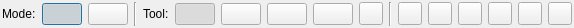
<?xml version="1.0" encoding="UTF-8"?>
<ui version="4.0">
 <class>compassDlg</class>
 <widget class="QDialog" name="compassDlg">
  <property name="geometry">
   <rect>
    <x>0</x>
    <y>0</y>
    <width>495</width>
    <height>28</height>
   </rect>
  </property>
  <property name="sizePolicy">
   <sizepolicy hsizetype="Maximum" vsizetype="Preferred">
    <horstretch>0</horstretch>
    <verstretch>0</verstretch>
   </sizepolicy>
  </property>
  <property name="windowTitle">
   <string>Compass</string>
  </property>
  <layout class="QHBoxLayout">
   <property name="leftMargin">
    <number>2</number>
   </property>
   <property name="topMargin">
    <number>2</number>
   </property>
   <property name="rightMargin">
    <number>2</number>
   </property>
   <property name="bottomMargin">
    <number>2</number>
   </property>
   <item>
    <widget class="QLabel" name="modeLabel_2">
     <property name="text">
      <string>Mode:</string>
     </property>
    </widget>
   </item>
   <item>
    <widget class="QPushButton" name="compassMode">
     <property name="toolTip">
      <string>Activate compass mode to make structural measurements</string>
     </property>
     <property name="icon">
      <iconset resource="../../../../../qCC/icons.qrc">
       <normaloff>:/CC/images/qCompass.png</normaloff>:/CC/images/qCompass.png</iconset>
     </property>
     <property name="checkable">
      <bool>true</bool>
     </property>
     <property name="checked">
      <bool>true</bool>
     </property>
     <property name="default">
      <bool>false</bool>
     </property>
     <property name="flat">
      <bool>false</bool>
     </property>
    </widget>
   </item>
   <item>
    <widget class="QPushButton" name="mapMode">
     <property name="toolTip">
      <string>Activate map mode to define geological features</string>
     </property>
     <property name="icon">
      <iconset resource="../../../../../qCC/icons.qrc">
       <normaloff>:/CC/images/mapIcon.png</normaloff>:/CC/images/mapIcon.png</iconset>
     </property>
     <property name="checkable">
      <bool>true</bool>
     </property>
    </widget>
   </item>
   <item>
    <widget class="Line" name="line_4">
     <property name="orientation">
      <enum>Qt::Vertical</enum>
     </property>
    </widget>
   </item>
   <item>
    <widget class="QLabel" name="modeLabel">
     <property name="frameShape">
      <enum>QFrame::NoFrame</enum>
     </property>
     <property name="text">
      <string>Tool:</string>
     </property>
     <property name="scaledContents">
      <bool>false</bool>
     </property>
    </widget>
   </item>
   <item>
    <widget class="QPushButton" name="pickModeButton">
     <property name="enabled">
      <bool>true</bool>
     </property>
     <property name="toolTip">
      <string>Picking Tool. Use this to select GeoObjects or measurements.</string>
     </property>
     <property name="icon">
      <iconset resource="../../../../../qCC/icons.qrc">
       <normaloff>:/CC/images/dbGBLSensorSymbol.png</normaloff>:/CC/images/dbGBLSensorSymbol.png</iconset>
     </property>
     <property name="checkable">
      <bool>true</bool>
     </property>
     <property name="checked">
      <bool>true</bool>
     </property>
    </widget>
   </item>
   <item>
    <widget class="QPushButton" name="planeModeButton">
     <property name="toolTip">
      <string>Plane Tool: Measure surface orientations</string>
     </property>
     <property name="icon">
      <iconset resource="../../../../../qCC/icons.qrc">
       <normaloff>:/CC/images/ccSamplePoints.png</normaloff>:/CC/images/ccSamplePoints.png</iconset>
     </property>
     <property name="checkable">
      <bool>true</bool>
     </property>
     <property name="checked">
      <bool>false</bool>
     </property>
     <property name="autoDefault">
      <bool>false</bool>
     </property>
     <property name="default">
      <bool>false</bool>
     </property>
     <property name="flat">
      <bool>false</bool>
     </property>
    </widget>
   </item>
   <item>
    <widget class="QPushButton" name="traceModeButton">
     <property name="toolTip">
      <string>Trace Tool: Measure orientation from structure trace</string>
     </property>
     <property name="icon">
      <iconset resource="../../../../../qCC/icons.qrc">
       <normaloff>:/CC/images/orthoSections.png</normaloff>:/CC/images/orthoSections.png</iconset>
     </property>
     <property name="checkable">
      <bool>true</bool>
     </property>
     <property name="checked">
      <bool>false</bool>
     </property>
     <property name="autoDefault">
      <bool>false</bool>
     </property>
    </widget>
   </item>
   <item>
    <widget class="QPushButton" name="pairModeButton">
     <property name="toolTip">
      <string>Lineation Tool: Measure distances and directions</string>
     </property>
     <property name="icon">
      <iconset resource="../../../../../qCC/icons.qrc">
       <normaloff>:/CC/images/smallPointDistance.png</normaloff>:/CC/images/smallPointDistance.png</iconset>
     </property>
     <property name="checkable">
      <bool>true</bool>
     </property>
     <property name="autoDefault">
      <bool>false</bool>
     </property>
    </widget>
   </item>
   <item>
    <widget class="QToolButton" name="extraModeButton">
     <property name="toolTip">
      <string>Other Tools</string>
     </property>
     <property name="icon">
      <iconset resource="../../../../../qCC/icons.qrc">
       <normaloff>:/CC/images/ccAddConstSF.png</normaloff>:/CC/images/ccAddConstSF.png</iconset>
     </property>
     <property name="checkable">
      <bool>true</bool>
     </property>
     <property name="checked">
      <bool>false</bool>
     </property>
    </widget>
   </item>
   <item>
    <widget class="Line" name="line_2">
     <property name="orientation">
      <enum>Qt::Vertical</enum>
     </property>
    </widget>
   </item>
   <item>
    <widget class="QToolButton" name="algorithmButton">
     <property name="enabled">
      <bool>true</bool>
     </property>
     <property name="toolTip">
      <string>Change tool and visibility settings</string>
     </property>
     <property name="icon">
      <iconset resource="../../../../../qCC/icons.qrc">
       <normaloff>:/CC/images/ccGear.png</normaloff>:/CC/images/ccGear.png</iconset>
     </property>
     <property name="checkable">
      <bool>false</bool>
     </property>
     <property name="checked">
      <bool>false</bool>
     </property>
     <property name="popupMode">
      <enum>QToolButton::InstantPopup</enum>
     </property>
     <property name="autoRaise">
      <bool>false</bool>
     </property>
    </widget>
   </item>
   <item>
    <widget class="QToolButton" name="undoButton">
     <property name="toolTip">
      <string>Undo last action</string>
     </property>
     <property name="icon">
      <iconset resource="../../../../../qCC/icons.qrc">
       <normaloff>:/CC/images/smallRevert.png</normaloff>:/CC/images/smallRevert.png</iconset>
     </property>
     <property name="shortcut">
      <string>Ctrl+Z</string>
     </property>
    </widget>
   </item>
   <item>
    <widget class="QToolButton" name="saveButton">
     <property name="toolTip">
      <string>Export interpretation and measurements</string>
     </property>
     <property name="statusTip">
      <string>Save current label (added to cloud children)</string>
     </property>
     <property name="icon">
      <iconset resource="../../../../../qCC/icons.qrc">
       <normaloff>:/CC/images/ccSave.png</normaloff>:/CC/images/ccSave.png</iconset>
     </property>
    </widget>
   </item>
   <item>
    <widget class="QToolButton" name="infoButton">
     <property name="toolTip">
      <string>Show readme and help information</string>
     </property>
     <property name="icon">
      <iconset resource="../../../../../qCC/icons.qrc">
       <normaloff>:/CC/images/ccConsole.png</normaloff>:/CC/images/ccConsole.png</iconset>
     </property>
    </widget>
   </item>
   <item>
    <widget class="QToolButton" name="acceptButton">
     <property name="toolTip">
      <string>Accept latest changes</string>
     </property>
     <property name="icon">
      <iconset resource="../../../../../qCC/icons.qrc">
       <normaloff>:/CC/images/smallValidate.png</normaloff>:/CC/images/smallValidate.png</iconset>
     </property>
     <property name="shortcut">
      <string>Return</string>
     </property>
    </widget>
   </item>
   <item>
    <widget class="QToolButton" name="closeButton">
     <property name="toolTip">
      <string>Exit ccCompass plugin. Thanks for visiting :)</string>
     </property>
     <property name="icon">
      <iconset resource="../../../../../qCC/icons.qrc">
       <normaloff>:/CC/images/smallCancel.png</normaloff>:/CC/images/smallCancel.png</iconset>
     </property>
     <property name="shortcut">
      <string>Esc</string>
     </property>
    </widget>
   </item>
  </layout>
 </widget>
 <resources>
  <include location="../../../../../qCC/icons.qrc"/>
  <include location="../../../../../qCC/icons.qrc"/>
 </resources>
 <connections/>
</ui>
